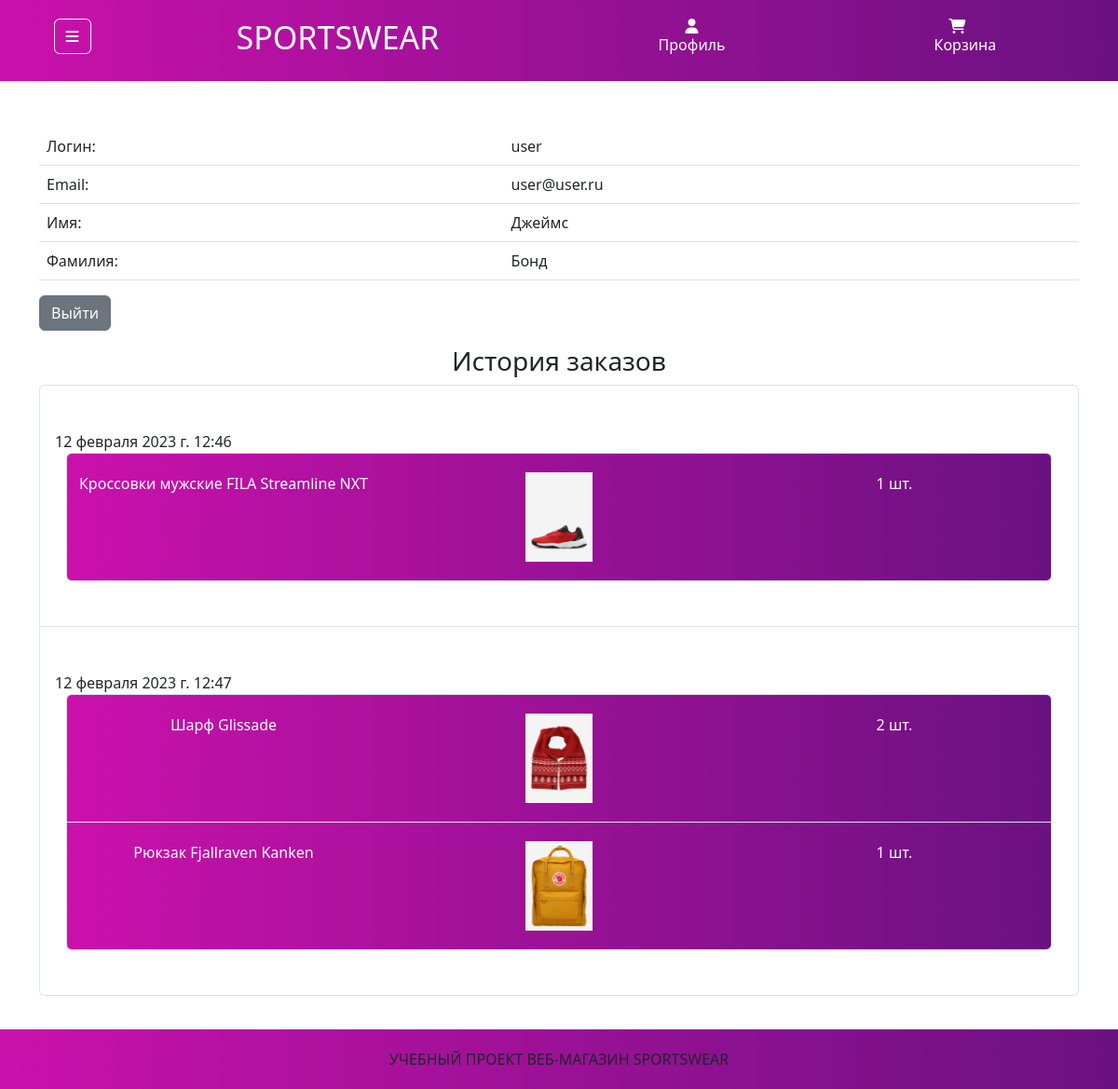
Screenshot of /account/2 (signed in) with the database file from the repository.
### store_app/models.py (models this page shows)
class Order(models.Model):
    customer = models.ForeignKey(User, on_delete=models.CASCADE)
    time_create = models.DateTimeField(auto_now_add=True)

class ProductOrder(models.Model):
    product = models.ForeignKey('Product', on_delete=models.DO_NOTHING)
    order = models.ForeignKey('Order', on_delete=models.CASCADE)
    amount = models.IntegerField()

class Product(models.Model):
    product_name = models.CharField(max_length=255)
    price = models.DecimalField(max_digits=10, decimal_places=2)
    brand = models.ForeignKey('Brand', on_delete=models.PROTECT)
    category = models.ForeignKey('Category', on_delete=models.PROTECT)
    photo = models.ImageField(upload_to='photos/%Y/%m/%d/')
    def __str__(self):
        return self.product_name

### store_app/views.py (the view)
# urls.py: path('account/<int:user_id>', account_user, name='account'),
def account_user(request, user_id):
    orders = Order.objects.filter(customer_id=user_id)
    product_order = ProductOrder.objects.filter(order__in=orders)
    context = {
        'title': 'Личный кабинет',
        'orders': orders,
        'product_order': product_order,
        'categories': Category.objects.all(),
        'num_products': len(Cart(request)),
    }
    return render(request, 'store_app/personal_account.html', context=context)

### store_app/cart.py (called while the page is built)
    def __len__(self):
        return sum(i['quantity'] for i in self.cart.values())

### store_app/models.py (called while the page is built)
    def get_absolute_url(self):
        return reverse('category', kwargs={'category_id': self.pk})

### store_app/templates/store_app/personal_account.html (shortened to what this page needs)
{% extends 'store_app/base.html' %}
{% block content %}
<div class="container">
    <div class="row">
        <div class="col">
            <table class="table">
                <tbody>
                  <tr>
                    <td>Логин:</td>
                    <td>{{ user.username }}</td>
                  </tr>
                  <tr>
                    <td>Email:</td>
                    <td>{{ user.email }}</td>
                  </tr>
                  <tr>
                    <td>Имя:</td>
                    <td>{{ user.first_name }}</td>
                  </tr>
                  <tr>
                    <td>Фамилия:</td>
                    <td>{{ user.last_name }}</td>
                  </tr>
                </tbody>
              </table>
            <p>
                <a href="{% url 'logout' %}"><button type="button" class="btn btn-secondary">Выйти</button></a>
            </p>
        </div>
    </div>
</div>
{% if orders %}
<div class="container">
    <div class="row">
        <div class="col-12">
            <h3 class="text-center">История заказов</h3>
            <ul class="list-group">
                {% for order in orders %}
                    <li class="list-group-item pt-5 pb-5">
                        <span>{{ order.time_create }}</span>
                        <div class="container">
                                    <ul class="list-group text-center">
                                        {% for ordr in product_order %}
                                        {% if ordr.order == order %}
                                            <li class="list-group-item my-color-gradient text-white">
                                                <div class="row">
                                                    <div class="col-4">{{ ordr.product }}</div>
                                                    <div class="col-4"><img src="{{ ordr.product.photo.url }}" alt="{{ ordr.product }}" class="img-in-cart"></div>
                                                    <div class="col-4">{{ ordr.amount }} шт.</div>
                                                </div>
                                            </li>
                                        {% endif %}
                                        {% endfor %}
                                    </ul>
                        </div>
                    </li>
                {% endfor %}
            </ul>
        </div>
    </div>
</div>
{% endif %}
{% endblock %}

### store_app/static/store_app/css/style.css (style rules this page uses)
:root { --color1: rgb(134, 17, 141) }
html, body { height: 100%; }
header, footer, .my-color-gradient { background: #ca11ab; background: -moz-linear-gradient(left, #ca11ab 0%, #6b1182 100%); background: -webkit-linear-gradient(left, #ca11ab 0%,#6b1182 100%); background: linear-gradient(to right, #ca11ab 0%,#6b1182 100%); filter: progid:DXImageTransform.Microsoft.gradient( startColorstr='#ca11ab', endColorstr='#6b1182',GradientType=1 ); padding: 20px 0; }
.img-in-cart { height: 6rem; }

### rows the page displays
Order: time_create "12 февраля 2023 г. 12:46"
ProductOrder: product "Кроссовки мужские FILA Streamline NXT", product.photo (picture), amount "1"
Order: time_create "12 февраля 2023 г. 12:47"
ProductOrder: product "Шарф Glissade", product.photo (picture), amount "2"
ProductOrder: product "Рюкзак Fjallraven Kanken", product.photo (picture), amount "1"

### other values shown
{{ user.username }} "user"
{{ user.email }} "user@user.ru"
{{ user.first_name }} "Джеймс"
{{ user.last_name }} "Бонд"
